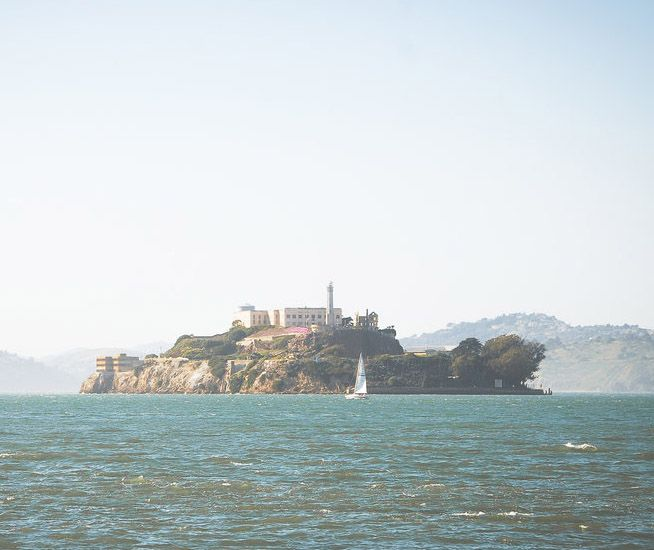
#> input picture CV_Lecture_4/resources/high_contrast.png, 654 x 550 px, found by its file name
$ python hist.py
#> lines starting #> are read from the running program, lines starting #| are printed output that depends on the picture
import cv2
from matplotlib import pyplot as plt
import numpy as np

img = cv2.imread('resources\\high_contrast.png',0)
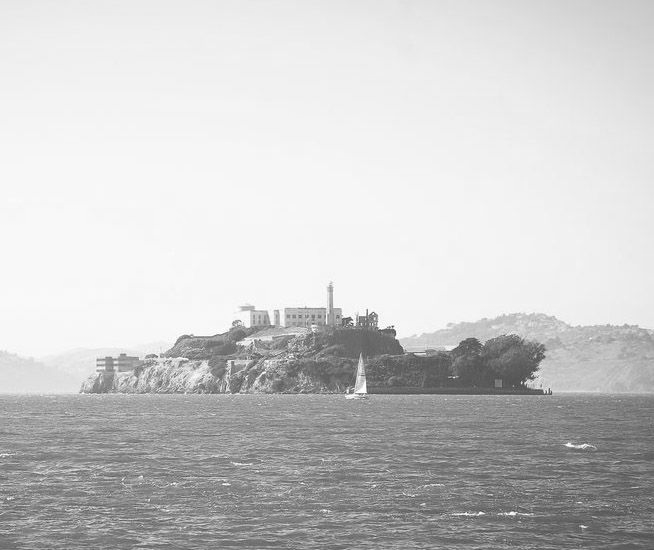
#> img: shape (550, 654); min 67, max 255, mean 202.6

#hist = cv2.calcHist([img],None,None,[256],[0,256])
img_ravel = img.ravel()
print(img_ravel)
#> (printed output is left out)
plt.hist(img_ravel,256,[0,256])
#plt.plot(hist)
plt.show()
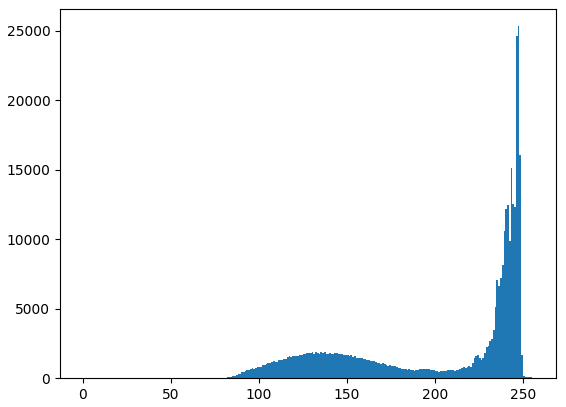
#> figure drawn by matplotlib, 1 panel; tallest bar 25336 high, from x = 247 to 248
img_eq = cv2.equalizeHist(img)
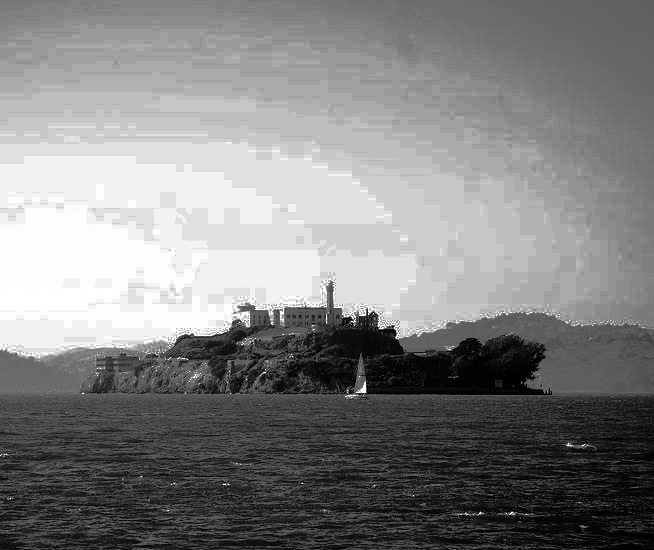
#> img_eq: shape (550, 654); min 0, max 255, mean 130.5
cv2.imshow('equalized', img_eq)
cv2.waitKey()
cv2.destroyAllWindows()

$ run again, with CV_Lecture_4/resources/houses.png copied over CV_Lecture_4/resources/high_contrast.png
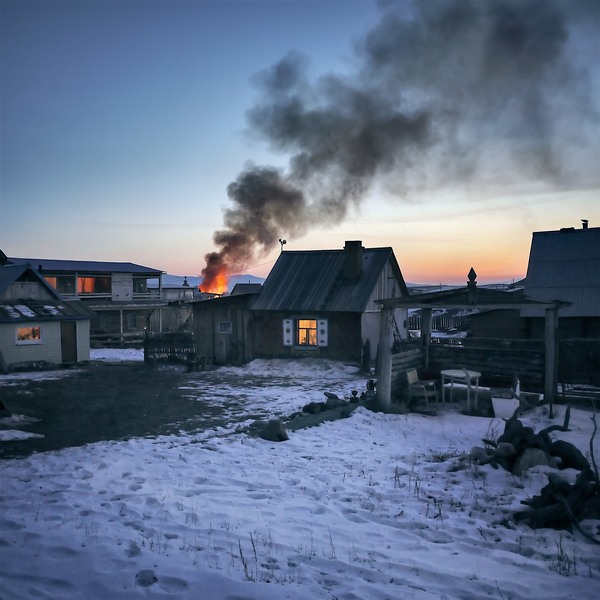
#> input picture CV_Lecture_4/resources/houses.png, 600 x 600 px, found by its file name
#> (printed output is left out)
#> `plt.show()`:
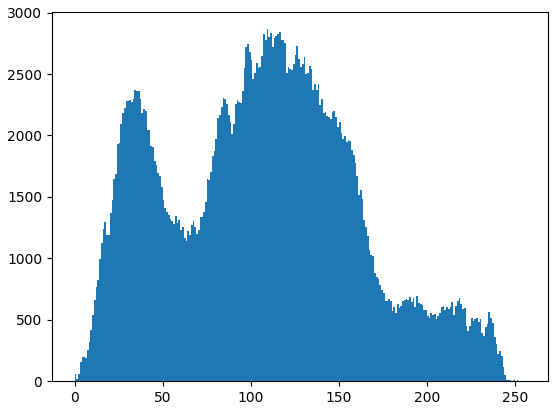
#> figure drawn by matplotlib, 1 panel; tallest bar 2865 high, from x = 109 to 110
#> `img_eq = cv2.equalizeHist(img)`:
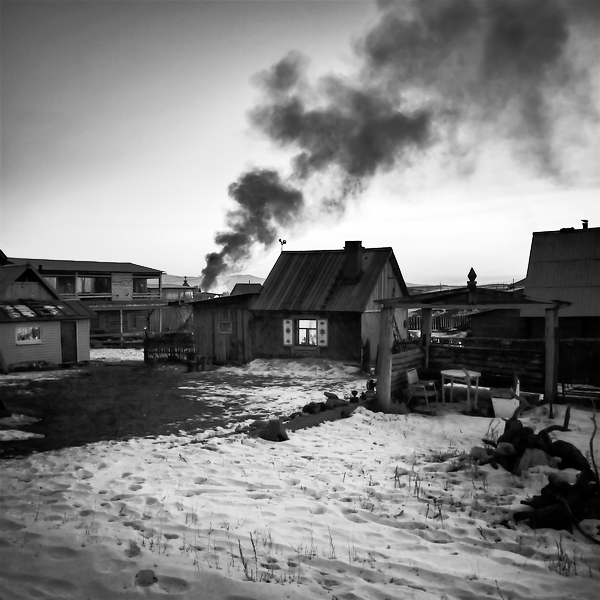
#> img_eq: shape (600, 600); min 0, max 255, mean 128.1
